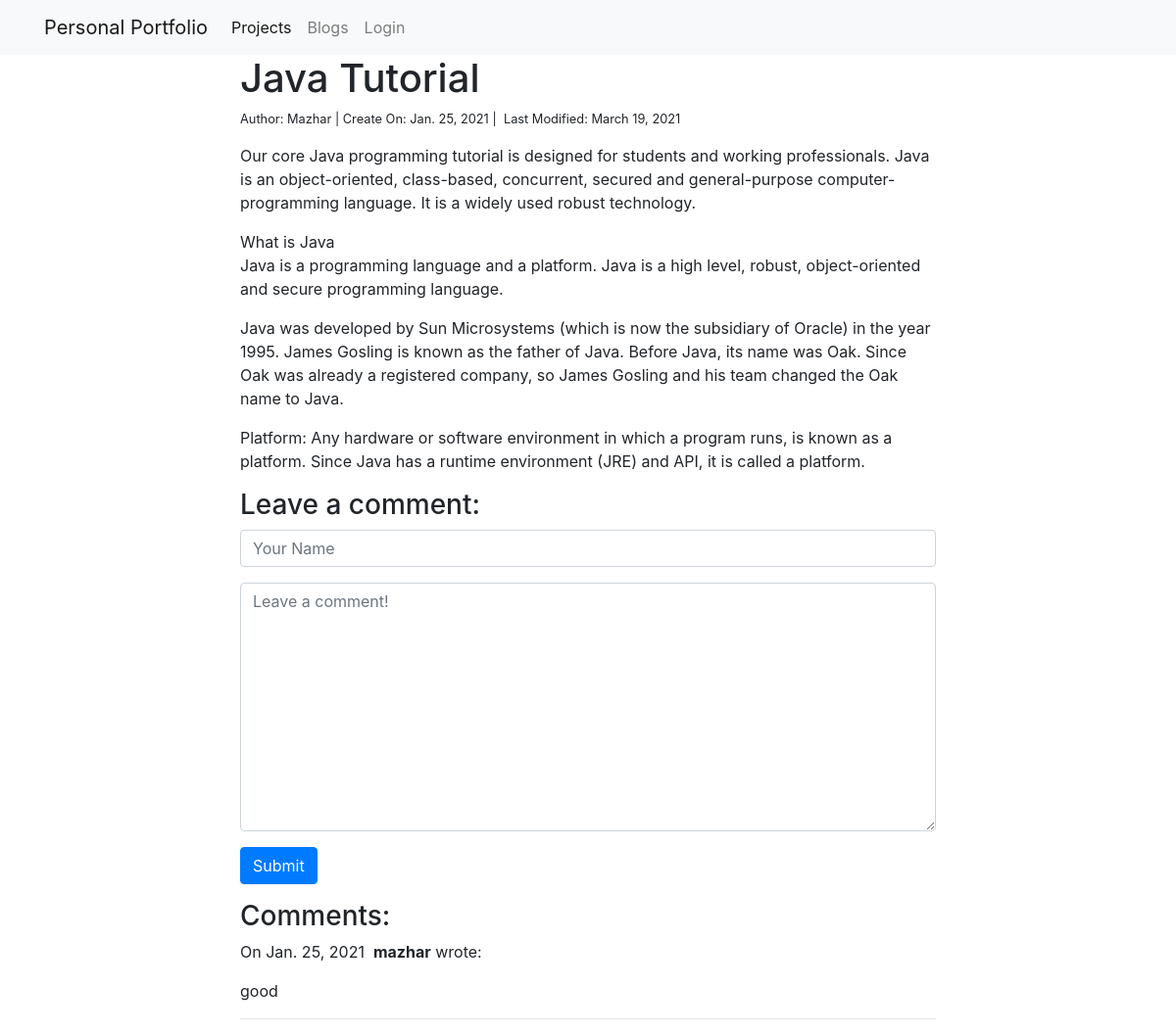
The app's page /blog/4/, older data.
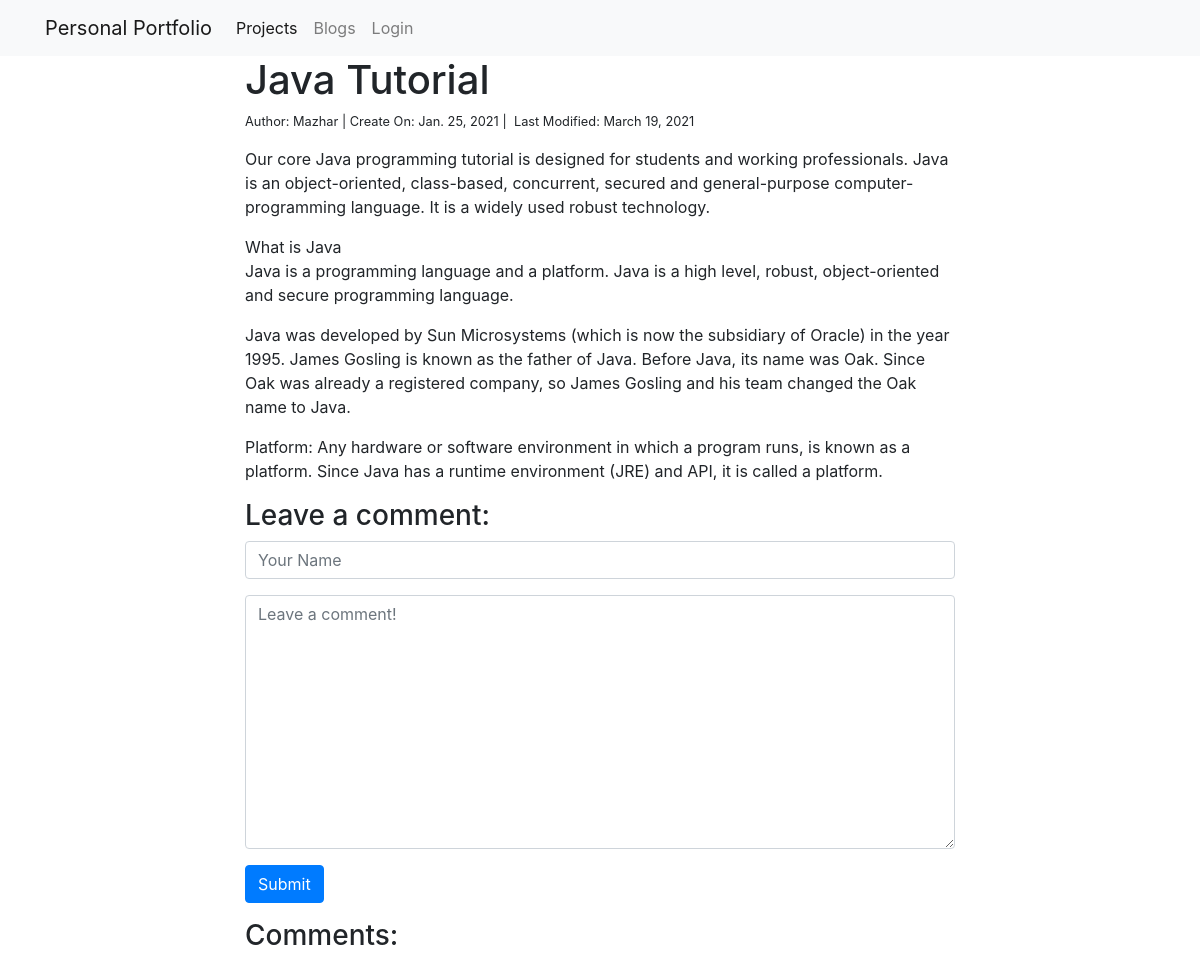
The same page, newer data.
### blog/models.py (models this page shows)
class Post(models.Model):
    title = models.CharField(max_length=255)
    body = models.TextField()
    created_on = models.DateTimeField(auto_now_add=True)
    last_modified = models.DateTimeField(auto_now=True)
    author = models.CharField(max_length=50, null=False, blank=False)

class Comment(models.Model):
    post = models.ForeignKey(Post, related_name="comments", on_delete=models.CASCADE)
    author = models.CharField(max_length=60)
    body = models.TextField()
    created_on = models.DateTimeField(auto_now_add=True)

### blog/views.py (the view, shortened to what this page needs)
# urls.py: path("<int:pk>/", blog_detail, name = "blog_detail"),
def blog_detail(request, pk):
    post = Post.objects.get(pk=pk)
    form = CommentForm()
    comments = Comment.objects.filter(post=post)
    context = {
        "post": post,
        "comments": comments,
        "form": form,
    }
    return render(request, "blog_detail.html", context)

### blog/forms.py
class CommentForm(forms.Form):
    author = forms.CharField(
        max_length=60,
        widget=forms.TextInput(attrs={
            "class": "form-control",
            "placeholder": "Your Name"
        })
    )
    body = forms.CharField(widget=forms.Textarea(
        attrs={
            "class": "form-control",
            "placeholder": "Leave a comment!"
        })
    )

### templates/blog_detail.html (shortened to what this page needs)
{% extends "base.html" %}
{% block page_content %}
<div class="col-md-8 offset-md-2">
    <h1>{{ post.title }}</h1>
    <small>
        Author: {{post.author}} | Create On: {{ post.created_on.date }} |&nbsp; Last Modified: {{post.last_modified.date}}
    </small>
    <p>{{ post.body | linebreaks }}</p>
    <h3>Leave a comment:</h3>
    <form action="/blog/{{ post.pk }}/" method="post">
        <div class="form-group">
            {{ form.author }}
        </div>
        <div class="form-group">
            {{ form.body }}
        </div>
        <button type="submit" class="btn btn-primary">Submit</button>
    </form>
    <h3>Comments:</h3>
    {% for comment in comments %}
    <p>
        On {{comment.created_on.date }}&nbsp;
        <b>{{ comment.author }}</b> wrote:
    </p>
    <p>{{ comment.body }}</p>
    <hr>
    {% endfor %}
</div>
{% endblock %}

### templates/base.html (shortened to what this page needs)
<link rel="stylesheet" href="https://stackpath.bootstrapcdn.com/bootstrap/4.1.3/css/bootstrap.min.css">
<nav class="navbar navbar-expand-lg navbar-light bg-light">
    <div class="container">
        <a class="navbar-brand" href="{% url 'project_index' %}">Personal Portfolio</a>
        <div class="collapse navbar-collapse" id="navbarSupportedContent">
          <ul class="navbar-nav mr-auto">
            <li class="nav-item active">
              <a class="nav-link" href="{% url 'project_index' %}">Projects</a>
            </li>
            <li class="nav-item">
              <a class="nav-link" href="/blog">Blogs</a>
            </li>
              <li class="nav-item">
                {% if user.is_authenticated %}
                    <a class="nav-link" href="{% url 'logout' %}">Logout</a>
                {% else %}
                    <a class="nav-link" href="{% url 'login' %}">Login</a>
                {% endif %}
            </li>
          </ul>
        </div>
    </div>
</nav>
<div class="container">
    {% block page_content %}{% endblock %}
</div>

Row changes from the older to the newer data that the page shows:
removed Comment: created_on "Jan. 25, 2021", author "mazhar", body "good"
